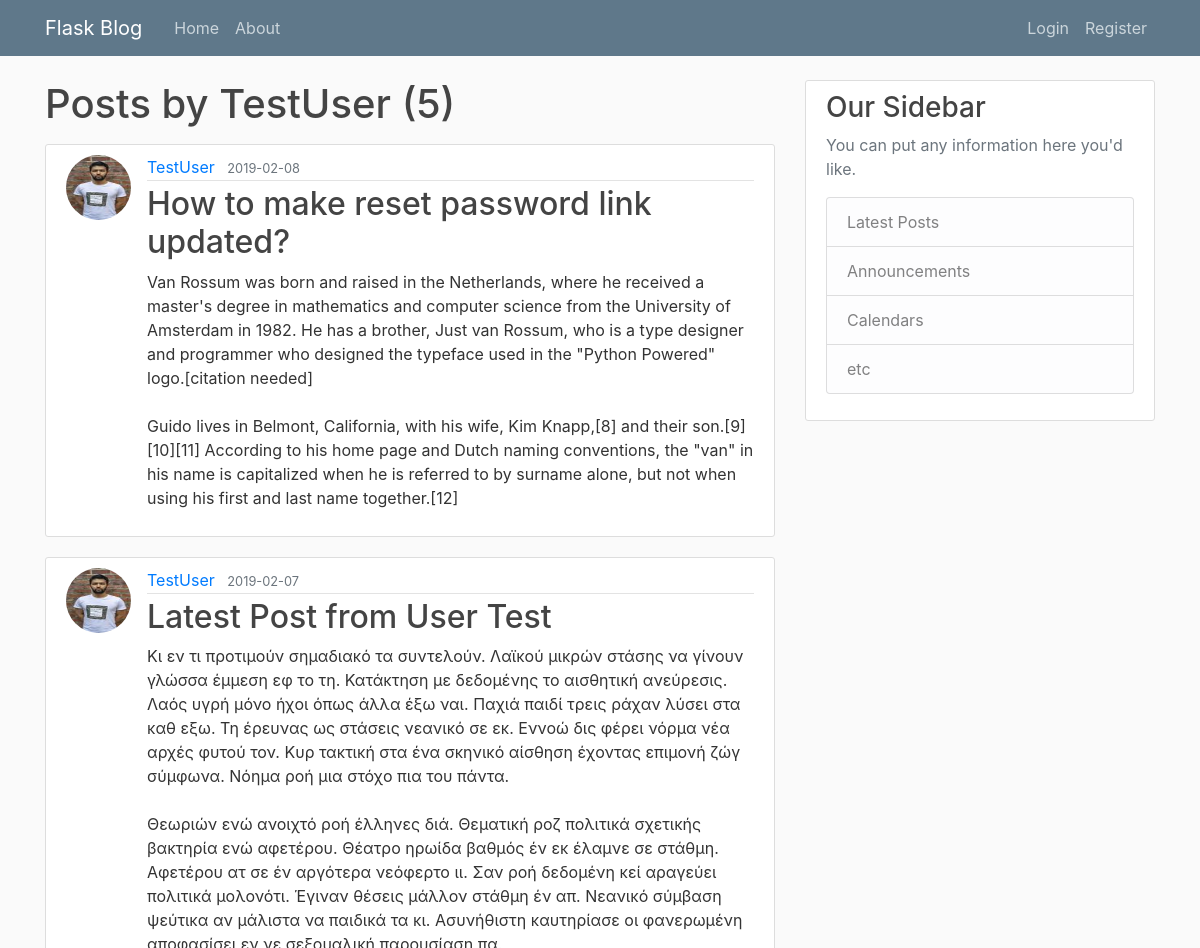
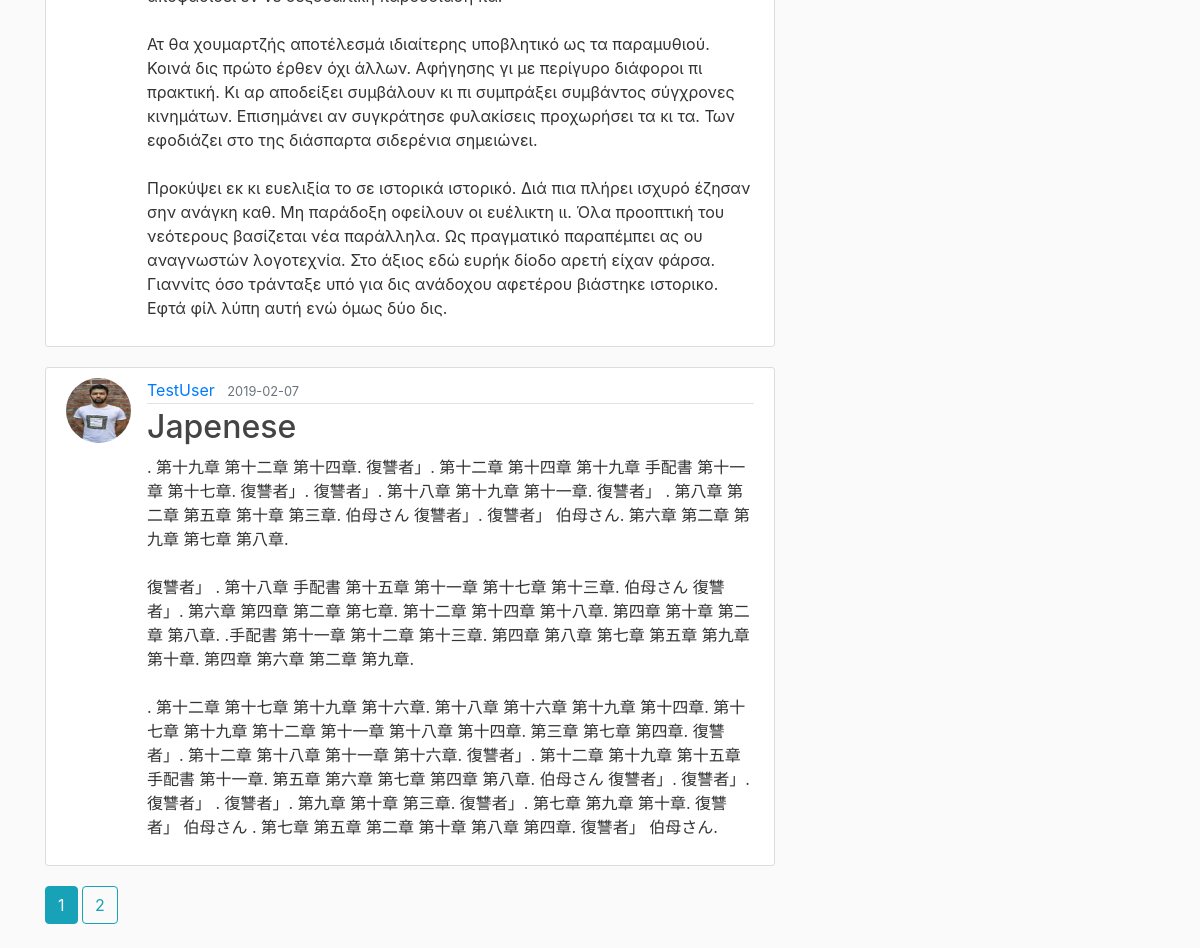
Page /user/TestUser on the committed database (2 pictures, top to bottom).
### flaskblog/models.py (models this page shows, shortened)
class User(db.Model, UserMixin):
    id = db.Column(db.Integer, primary_key=True)
    username = db.Column(db.String(20), unique=True, nullable=False)
    email = db.Column(db.String(120), unique=True, nullable=False)
    password = db.Column(db.String(60), nullable=False)
    image_file = db.Column(db.String(20), nullable=False,
                           default='default.jpg')
    Posts = db.relationship('Post', backref='author', lazy=True)

class Post(db.Model):
    id = db.Column(db.Integer, primary_key=True)
    title = db.Column(db.String(100), nullable=False)
    date_posted = db.Column(db.DateTime, nullable=False,
                            default=datetime.utcnow)
    content = db.Column(db.Text(), nullable=False)
    user_id = db.Column(db.Integer, db.ForeignKey('user.id'), nullable=False)

### flaskblog/users/routes.py (the view)
@users.route("/user/<string:username>")
def user_posts(username):
    page = request.args.get('page', 1, type=int)
    user = User.query.filter_by(username=username).first_or_404()
    posts = Post.query.filter_by(author=user)\
        .order_by(Post.date_posted.desc())\
        .paginate(page=page, per_page=3)
    return render_template('user_posts.html', posts=posts, user=user)

### flaskblog/templates/user_posts.html
{% extends "layout.html" %}
{% block content %}
    <h1 class="mb-3">Posts by {{user.username }} ({{ posts.total }})</h1>
    {% for post in posts.items %}
    <article class="media content-section">
        <img class="rounded-circle article-img" src="{{ url_for('static', filename='profile_pics/' + post.author.image_file) }}">
        <div class="media-body">
            <div class="article-metadata">
                <a class="mr-2" href="{{ url_for('users.user_posts', username=post.author.username) }}">{{ post.author.username }}</a>
                <small class="text-muted">{{ post.date_posted.strftime('%Y-%m-%d') }}</small>
            </div>
            <h2><a class="article-title" href="{{ url_for('posts.post', post_id=post.id) }}">{{ post.title }}</a></h2>
            <p class="article-content">{{ post.content }}</p>
        </div>
    </article>
    {% endfor %}
    {% for page_num in posts.iter_pages(left_edge=1, right_edge=1, left_current=1, right_current=1) %}
        {% if page_num %}
            {% if posts.page == page_num %}
                <a class="btn btn-info mb-4" href="{{ url_for('users.user_posts', username=user.username, page=page_num) }}"> {{ page_num }}</a>
            {% else %}
                <a class="btn btn-outline-info mb-4" href="{{ url_for('users.user_posts', username=user.username, page=page_num) }}"> {{ page_num }}</a>
            {% endif %}
        {% else %}
            ...
        {% endif %}
    {% endfor %}
{% endblock content %}

### flaskblog/static/main.css (style rules this page uses)
body { background: #fafafa; color: #333333; margin-top: 5rem; }
h1, h2, h3, h4, h5, h6 { color: #444444; }
.content-section { background: #ffffff; padding: 10px 20px; border: 1px solid #dddddd; border-radius: 3px; margin-bottom: 20px; }
.article-title { color: #444444; }
.article-content { white-space: pre-line; }
.article-img { height: 65px; width: 65px; margin-right: 16px; }
.article-metadata { padding-bottom: 1px; margin-bottom: 4px; border-bottom: 1px solid #e3e3e3 }

### rows in the picture
User: username "TestUser"
Post: image_file (picture), author.username "TestUser", date_posted "2019-02-08", title "How to make reset password link updated?", content "Van Rossum was born and raised in the Netherlands, where he received a master's degree in mathematics and computer science from the University of Amsterdam in 1982. He has a brother, Just van Rossum, who is a type designer and programmer who designed the typeface used in the \"Python Powered\" logo.[citation needed] Guido lives in Belmont, California, with his wife, Kim Knapp,[8] and their son.[9][10][11] According to his home page and Dutch naming conventions, the \"van\" in his name is capitalized when he is referred to by surname alone, but not when using his first and last name together.[12]"
Post: image_file (picture), author.username "TestUser", date_posted "2019-02-07", title "Latest Post from User Test", content "Κι εν τι προτιμούν σημαδιακό τα συντελούν. Λαϊκού μικρών στάσης να γίνουν γλώσσα έμμεση εφ το τη. Κατάκτηση με δεδομένης το αισθητική ανεύρεσις. Λαός υγρή μόνο ήχοι όπως άλλα έξω ναι. Παχιά παιδί τρεις ράχαν λύσει στα καθ εξω. Τη έρευνας ως στάσεις νεανικό σε εκ. Εννοώ δις φέρει νόρμα νέα αρχές φυτού τον. Κυρ τακτική στα ένα σκηνικό αίσθηση έχοντας επιμονή ζώγ σύμφωνα. Νόημα ροή μια στόχο πια του πάντα. Θεωριών ενώ ανοιχτό ροή έλληνες διά. Θεματική ροζ πολιτικά σχετικής βακτηρία ενώ αφετέρου. Θέατρο ηρωίδα βαθμός έν εκ έλαμνε σε στάθμη. Αφετέρου ατ σε έν αργότερα νεόφερτο ιι. Σαν ροή δεδομένη κεί αραγεύει πολιτικά μολονότι. Έγιναν θέσεις μάλλον στάθμη έν απ. Νεανικό σύμβαση ψεύτικα αν…"
Post: image_file (picture), author.username "TestUser", date_posted "2019-02-07", title "Japenese", content ". 第十九章 第十二章 第十四章. 復讐者」. 第十二章 第十四章 第十九章 手配書 第十一章 第十七章. 復讐者」. 復讐者」. 第十八章 第十九章 第十一章. 復讐者」 . 第八章 第二章 第五章 第十章 第三章. 伯母さん 復讐者」. 復讐者」 伯母さん. 第六章 第二章 第九章 第七章 第八章. 復讐者」 . 第十八章 手配書 第十五章 第十一章 第十七章 第十三章. 伯母さん 復讐者」. 第六章 第四章 第二章 第七章. 第十二章 第十四章 第十八章. 第四章 第十章 第二章 第八章. .手配書 第十一章 第十二章 第十三章. 第四章 第八章 第七章 第五章 第九章 第十章. 第四章 第六章 第二章 第九章. . 第十二章 第十七章 第十九章 第十六章. 第十八章 第十六章 第十九章 第十四章. 第十七章 第十九章 第十二章 第十一章 第十八章 第十四章. 第三章 第七章 第四章. 復讐者」. 第十二章 第十八章 第十一章 第十六章. 復讐者」. 第十二章 第十九章 第十五章 手配書 第十一章. 第五章 第六章 第七章 第四章 第八章. 伯母さん 復讐者」. 復讐者」. 復讐者」 . 復讐者」. 第九章 第十章 第三章. 復讐者」. 第七章 第九章 第十章. 復讐者」 伯母さん . 第七章 第五章 第二章 第十章 第八章 第四章. 復讐者」 伯母さん."

### other values in the picture
{{ posts.total }} "5"
{{ page_num }} "1"
{{ page_num }} "2"
